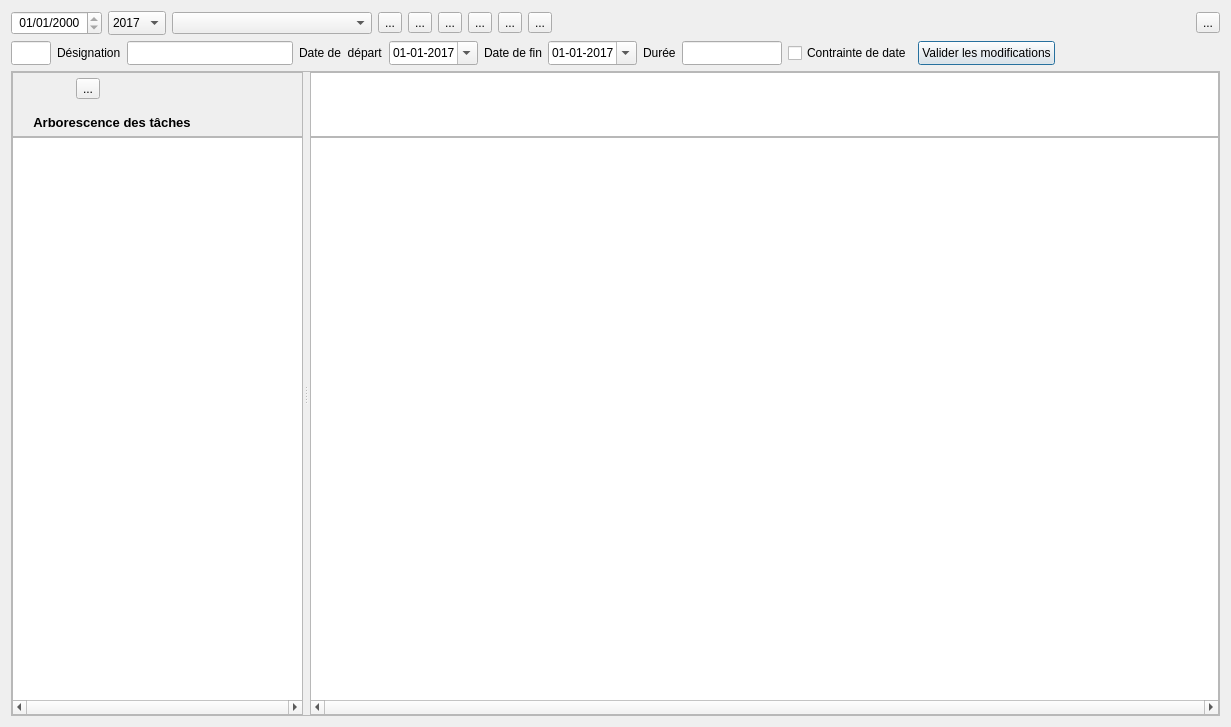
<?xml version="1.0" encoding="UTF-8"?>
<ui version="4.0">
 <class>Planner</class>
 <widget class="QDialog" name="Planner">
  <property name="geometry">
   <rect>
    <x>0</x>
    <y>0</y>
    <width>1231</width>
    <height>727</height>
   </rect>
  </property>
  <property name="windowTitle">
   <string>Diagramme de Gantt du processus de culture</string>
  </property>
  <layout class="QHBoxLayout" name="horizontalLayout_5">
   <item>
    <layout class="QVBoxLayout" name="verticalLayout_2">
     <item>
      <layout class="QHBoxLayout" name="horizontalLayout_21">
       <item>
        <widget class="QDateEdit" name="dateEdit_du_jour">
         <property name="minimumSize">
          <size>
           <width>0</width>
           <height>24</height>
          </size>
         </property>
         <property name="readOnly">
          <bool>true</bool>
         </property>
         <property name="keyboardTracking">
          <bool>false</bool>
         </property>
         <property name="currentSection">
          <enum>QDateTimeEdit::NoSection</enum>
         </property>
         <property name="displayFormat">
          <string> dd/MM/yyyy</string>
         </property>
        </widget>
       </item>
       <item>
        <widget class="QComboBox" name="comboBox_AnneeEnCours">
         <property name="minimumSize">
          <size>
           <width>0</width>
           <height>24</height>
          </size>
         </property>
         <property name="maximumSize">
          <size>
           <width>100</width>
           <height>16777215</height>
          </size>
         </property>
         <item>
          <property name="text">
           <string>2017</string>
          </property>
         </item>
         <item>
          <property name="text">
           <string>2018</string>
          </property>
         </item>
         <item>
          <property name="text">
           <string>2019</string>
          </property>
         </item>
         <item>
          <property name="text">
           <string>2020</string>
          </property>
         </item>
         <item>
          <property name="text">
           <string>2021</string>
          </property>
         </item>
         <item>
          <property name="text">
           <string>2022</string>
          </property>
         </item>
         <item>
          <property name="text">
           <string>2023</string>
          </property>
         </item>
         <item>
          <property name="text">
           <string>2024</string>
          </property>
         </item>
         <item>
          <property name="text">
           <string>2025</string>
          </property>
         </item>
         <item>
          <property name="text">
           <string>2026</string>
          </property>
         </item>
         <item>
          <property name="text">
           <string>2027</string>
          </property>
         </item>
         <item>
          <property name="text">
           <string>2028</string>
          </property>
         </item>
         <item>
          <property name="text">
           <string>2029</string>
          </property>
         </item>
         <item>
          <property name="text">
           <string>2030</string>
          </property>
         </item>
        </widget>
       </item>
       <item>
        <widget class="QComboBox" name="comboBox_phases">
         <property name="minimumSize">
          <size>
           <width>200</width>
           <height>0</height>
          </size>
         </property>
        </widget>
       </item>
       <item>
        <widget class="QToolButton" name="toolButton_ficheTaches">
         <property name="toolTip">
          <string>Fiche des tâches</string>
         </property>
         <property name="text">
          <string>...</string>
         </property>
         <property name="icon">
          <iconset resource="../libreJardin.qrc">
           <normaloff>:/images/service.png</normaloff>:/images/service.png</iconset>
         </property>
         <property name="iconSize">
          <size>
           <width>24</width>
           <height>24</height>
          </size>
         </property>
        </widget>
       </item>
       <item>
        <widget class="QToolButton" name="toolButton_ficheRessources">
         <property name="toolTip">
          <string>Fiche des ressources</string>
         </property>
         <property name="text">
          <string>...</string>
         </property>
         <property name="icon">
          <iconset resource="../libreJardin.qrc">
           <normaloff>:/images/ressources.png</normaloff>:/images/ressources.png</iconset>
         </property>
         <property name="iconSize">
          <size>
           <width>24</width>
           <height>24</height>
          </size>
         </property>
        </widget>
       </item>
       <item>
        <widget class="QToolButton" name="toolButton_ficheMoyens">
         <property name="toolTip">
          <string>Fiche des moyens</string>
         </property>
         <property name="text">
          <string>...</string>
         </property>
         <property name="icon">
          <iconset resource="../libreJardin.qrc">
           <normaloff>:/images/motoculteur.png</normaloff>:/images/motoculteur.png</iconset>
         </property>
         <property name="iconSize">
          <size>
           <width>24</width>
           <height>24</height>
          </size>
         </property>
        </widget>
       </item>
       <item>
        <widget class="QToolButton" name="toolButton_type_de_Moyens">
         <property name="toolTip">
          <string>Types de moyen</string>
         </property>
         <property name="text">
          <string>...</string>
         </property>
         <property name="icon">
          <iconset resource="../libreJardin.qrc">
           <normaloff>:/images/type_moyen.png</normaloff>:/images/type_moyen.png</iconset>
         </property>
         <property name="iconSize">
          <size>
           <width>24</width>
           <height>24</height>
          </size>
         </property>
        </widget>
       </item>
       <item>
        <widget class="QToolButton" name="toolButton_fiche_typeTaches">
         <property name="toolTip">
          <string>Types de tâches</string>
         </property>
         <property name="text">
          <string>...</string>
         </property>
         <property name="icon">
          <iconset resource="../libreJardin.qrc">
           <normaloff>:/images/settings_48.png</normaloff>:/images/settings_48.png</iconset>
         </property>
         <property name="iconSize">
          <size>
           <width>24</width>
           <height>24</height>
          </size>
         </property>
        </widget>
       </item>
       <item>
        <widget class="QToolButton" name="toolButton_Coordonnees">
         <property name="toolTip">
          <string>Coordonnées</string>
         </property>
         <property name="text">
          <string>...</string>
         </property>
         <property name="icon">
          <iconset resource="../libreJardin.qrc">
           <normaloff>:/images/adresses.png</normaloff>:/images/adresses.png</iconset>
         </property>
         <property name="iconSize">
          <size>
           <width>24</width>
           <height>24</height>
          </size>
         </property>
        </widget>
       </item>
       <item>
        <spacer name="horizontalSpacer">
         <property name="orientation">
          <enum>Qt::Horizontal</enum>
         </property>
         <property name="sizeHint" stdset="0">
          <size>
           <width>40</width>
           <height>20</height>
          </size>
         </property>
        </spacer>
       </item>
       <item>
        <widget class="QToolButton" name="toolButton_close">
         <property name="text">
          <string>...</string>
         </property>
         <property name="icon">
          <iconset resource="../libreJardin.qrc">
           <normaloff>:/images/icones/quitter.png</normaloff>:/images/icones/quitter.png</iconset>
         </property>
         <property name="iconSize">
          <size>
           <width>24</width>
           <height>24</height>
          </size>
         </property>
        </widget>
       </item>
      </layout>
     </item>
     <item>
      <layout class="QHBoxLayout" name="horizontalLayout_4">
       <item>
        <widget class="QLineEdit" name="lineEdit_id_tache">
         <property name="minimumSize">
          <size>
           <width>0</width>
           <height>24</height>
          </size>
         </property>
         <property name="maximumSize">
          <size>
           <width>40</width>
           <height>16777215</height>
          </size>
         </property>
         <property name="readOnly">
          <bool>true</bool>
         </property>
        </widget>
       </item>
       <item>
        <widget class="QLabel" name="label">
         <property name="maximumSize">
          <size>
           <width>16777215</width>
           <height>24</height>
          </size>
         </property>
         <property name="text">
          <string>Désignation</string>
         </property>
        </widget>
       </item>
       <item>
        <widget class="QLineEdit" name="lineEdit_designation">
         <property name="maximumSize">
          <size>
           <width>16777215</width>
           <height>24</height>
          </size>
         </property>
        </widget>
       </item>
       <item>
        <widget class="QLabel" name="label_3">
         <property name="maximumSize">
          <size>
           <width>16777215</width>
           <height>24</height>
          </size>
         </property>
         <property name="text">
          <string>Date de  départ</string>
         </property>
        </widget>
       </item>
       <item>
        <widget class="QDateEdit" name="dateEdit_depart">
         <property name="maximumSize">
          <size>
           <width>120</width>
           <height>24</height>
          </size>
         </property>
         <property name="inputMethodHints">
          <set>Qt::ImhFormattedNumbersOnly</set>
         </property>
         <property name="dateTime">
          <datetime>
           <hour>0</hour>
           <minute>0</minute>
           <second>0</second>
           <year>2017</year>
           <month>1</month>
           <day>1</day>
          </datetime>
         </property>
         <property name="displayFormat">
          <string>dd-MM-yyyy</string>
         </property>
         <property name="calendarPopup">
          <bool>true</bool>
         </property>
        </widget>
       </item>
       <item>
        <widget class="QLabel" name="label_4">
         <property name="maximumSize">
          <size>
           <width>16777215</width>
           <height>24</height>
          </size>
         </property>
         <property name="text">
          <string>Date de fin</string>
         </property>
        </widget>
       </item>
       <item>
        <widget class="QDateEdit" name="dateEdit_fin">
         <property name="maximumSize">
          <size>
           <width>120</width>
           <height>24</height>
          </size>
         </property>
         <property name="inputMethodHints">
          <set>Qt::ImhFormattedNumbersOnly</set>
         </property>
         <property name="dateTime">
          <datetime>
           <hour>0</hour>
           <minute>0</minute>
           <second>0</second>
           <year>2017</year>
           <month>1</month>
           <day>1</day>
          </datetime>
         </property>
         <property name="displayFormat">
          <string>dd-MM-yyyy</string>
         </property>
         <property name="calendarPopup">
          <bool>true</bool>
         </property>
        </widget>
       </item>
       <item>
        <widget class="QLabel" name="label_5">
         <property name="maximumSize">
          <size>
           <width>16777215</width>
           <height>24</height>
          </size>
         </property>
         <property name="text">
          <string>Durée</string>
         </property>
        </widget>
       </item>
       <item>
        <widget class="QLineEdit" name="lineEdit_duree">
         <property name="maximumSize">
          <size>
           <width>100</width>
           <height>24</height>
          </size>
         </property>
        </widget>
       </item>
       <item>
        <widget class="QCheckBox" name="checkBox_ContrainteDate">
         <property name="text">
          <string>Contrainte de date</string>
         </property>
        </widget>
       </item>
       <item>
        <widget class="QPushButton" name="pushButton_validerDates">
         <property name="maximumSize">
          <size>
           <width>16777215</width>
           <height>24</height>
          </size>
         </property>
         <property name="text">
          <string>Valider les modifications</string>
         </property>
        </widget>
       </item>
       <item>
        <spacer name="horizontalSpacer_2">
         <property name="orientation">
          <enum>Qt::Horizontal</enum>
         </property>
         <property name="sizeHint" stdset="0">
          <size>
           <width>40</width>
           <height>20</height>
          </size>
         </property>
        </spacer>
       </item>
      </layout>
     </item>
     <item>
      <widget class="QFrame" name="frame">
       <property name="frameShape">
        <enum>QFrame::StyledPanel</enum>
       </property>
       <property name="frameShadow">
        <enum>QFrame::Raised</enum>
       </property>
       <layout class="QHBoxLayout" name="horizontalLayout_3">
        <property name="spacing">
         <number>0</number>
        </property>
        <property name="leftMargin">
         <number>0</number>
        </property>
        <property name="topMargin">
         <number>0</number>
        </property>
        <property name="rightMargin">
         <number>0</number>
        </property>
        <property name="bottomMargin">
         <number>0</number>
        </property>
        <item>
         <layout class="QVBoxLayout" name="verticalLayout_4">
          <property name="spacing">
           <number>0</number>
          </property>
          <item>
           <widget class="QSplitter" name="splitter">
            <property name="sizePolicy">
             <sizepolicy hsizetype="Preferred" vsizetype="Preferred">
              <horstretch>0</horstretch>
              <verstretch>0</verstretch>
             </sizepolicy>
            </property>
            <property name="minimumSize">
             <size>
              <width>0</width>
              <height>600</height>
             </size>
            </property>
            <property name="orientation">
             <enum>Qt::Horizontal</enum>
            </property>
            <property name="handleWidth">
             <number>6</number>
            </property>
            <widget class="QWidget" name="layoutWidget_2">
             <layout class="QVBoxLayout" name="verticalLayout_3">
              <property name="spacing">
               <number>0</number>
              </property>
              <item>
               <widget class="QFrame" name="frame_2">
                <property name="minimumSize">
                 <size>
                  <width>0</width>
                  <height>65</height>
                 </size>
                </property>
                <property name="frameShape">
                 <enum>QFrame::StyledPanel</enum>
                </property>
                <property name="frameShadow">
                 <enum>QFrame::Raised</enum>
                </property>
                <widget class="QLabel" name="label_2">
                 <property name="geometry">
                  <rect>
                   <x>0</x>
                   <y>40</y>
                   <width>200</width>
                   <height>20</height>
                  </rect>
                 </property>
                 <property name="minimumSize">
                  <size>
                   <width>0</width>
                   <height>10</height>
                  </size>
                 </property>
                 <property name="maximumSize">
                  <size>
                   <width>200</width>
                   <height>20</height>
                  </size>
                 </property>
                 <property name="font">
                  <font>
                   <pointsize>10</pointsize>
                   <weight>75</weight>
                   <bold>true</bold>
                  </font>
                 </property>
                 <property name="layoutDirection">
                  <enum>Qt::LeftToRight</enum>
                 </property>
                 <property name="text">
                  <string>Arborescence des tâches</string>
                 </property>
                 <property name="textFormat">
                  <enum>Qt::AutoText</enum>
                 </property>
                 <property name="scaledContents">
                  <bool>true</bool>
                 </property>
                 <property name="alignment">
                  <set>Qt::AlignCenter</set>
                 </property>
                </widget>
                <widget class="QWidget" name="layoutWidget_3">
                 <property name="geometry">
                  <rect>
                   <x>0</x>
                   <y>0</y>
                   <width>152</width>
                   <height>33</height>
                  </rect>
                 </property>
                 <layout class="QHBoxLayout" name="horizontalLayout_2">
                  <item>
                   <widget class="QPushButton" name="pushButton_AjouterTache">
                    <property name="toolTip">
                     <string>Ajouter une nouvelle tache </string>
                    </property>
                    <property name="text">
                     <string/>
                    </property>
                    <property name="icon">
                     <iconset resource="../libreJardin.qrc">
                      <normaloff>:/images/add_48.png</normaloff>:/images/add_48.png</iconset>
                    </property>
                    <property name="iconSize">
                     <size>
                      <width>24</width>
                      <height>24</height>
                     </size>
                    </property>
                    <property name="flat">
                     <bool>true</bool>
                    </property>
                   </widget>
                  </item>
                  <item>
                   <widget class="QToolButton" name="toolButton_supprimerTache">
                    <property name="text">
                     <string>...</string>
                    </property>
                    <property name="icon">
                     <iconset resource="../libreJardin.qrc">
                      <normaloff>:/images/remove_48.png</normaloff>:/images/remove_48.png</iconset>
                    </property>
                    <property name="iconSize">
                     <size>
                      <width>24</width>
                      <height>24</height>
                     </size>
                    </property>
                   </widget>
                  </item>
                  <item>
                   <widget class="QPushButton" name="pushButton_editTache">
                    <property name="maximumSize">
                     <size>
                      <width>200</width>
                      <height>16777215</height>
                     </size>
                    </property>
                    <property name="toolTip">
                     <string>Editer la fiche de la tâche</string>
                    </property>
                    <property name="text">
                     <string/>
                    </property>
                    <property name="icon">
                     <iconset resource="../libreJardin.qrc">
                      <normaloff>:/images/pen_48.png</normaloff>:/images/pen_48.png</iconset>
                    </property>
                    <property name="iconSize">
                     <size>
                      <width>24</width>
                      <height>24</height>
                     </size>
                    </property>
                    <property name="flat">
                     <bool>true</bool>
                    </property>
                   </widget>
                  </item>
                 </layout>
                </widget>
               </widget>
              </item>
              <item>
               <widget class="QTreeView" name="treeView_taches">
                <property name="minimumSize">
                 <size>
                  <width>0</width>
                  <height>200</height>
                 </size>
                </property>
                <property name="maximumSize">
                 <size>
                  <width>16777215</width>
                  <height>16777215</height>
                 </size>
                </property>
                <property name="autoFillBackground">
                 <bool>true</bool>
                </property>
                <property name="styleSheet">
                 <string notr="true">QTreeView {
    show-decoration-selected: 1;
}

QTreeView::item {
     border: 1px solid #d9d9d9;
    border-top-color: transparent;
    border-bottom-color: transparent;
}

QTreeView::item:hover {
    background: qlineargradient(x1: 0, y1: 0, x2: 0, y2: 1, stop: 0 #e7effd, stop: 1 #cbdaf1);
    border: 1px solid #bfcde4;
}

QTreeView::item:selected {
    border: 1px solid #567dbc;
}

QTreeView::item:selected:active{
    background-color: rgb(0, 170, 255);
}

QTreeView::item:selected:!active {
    background: qlineargradient(x1: 0, y1: 0, x2: 0, y2: 1, stop: 0 #6b9be8, stop: 1 #577fbf);
}




</string>
                </property>
                <property name="verticalScrollBarPolicy">
                 <enum>Qt::ScrollBarAsNeeded</enum>
                </property>
                <property name="horizontalScrollBarPolicy">
                 <enum>Qt::ScrollBarAlwaysOn</enum>
                </property>
                <property name="alternatingRowColors">
                 <bool>true</bool>
                </property>
                <property name="selectionMode">
                 <enum>QAbstractItemView::SingleSelection</enum>
                </property>
                <property name="autoExpandDelay">
                 <number>-1</number>
                </property>
                <property name="rootIsDecorated">
                 <bool>false</bool>
                </property>
                <property name="uniformRowHeights">
                 <bool>true</bool>
                </property>
                <property name="itemsExpandable">
                 <bool>true</bool>
                </property>
                <property name="headerHidden">
                 <bool>true</bool>
                </property>
                <property name="expandsOnDoubleClick">
                 <bool>false</bool>
                </property>
               </widget>
              </item>
             </layout>
            </widget>
            <widget class="QWidget" name="layoutWidget_4">
             <layout class="QHBoxLayout" name="horizontalLayout">
              <property name="spacing">
               <number>0</number>
              </property>
              <property name="leftMargin">
               <number>1</number>
              </property>
              <item>
               <layout class="QVBoxLayout" name="verticalLayout">
                <property name="spacing">
                 <number>0</number>
                </property>
                <item>
                 <widget class="QGraphicsView" name="graphicsView_planning3">
                  <property name="minimumSize">
                   <size>
                    <width>750</width>
                    <height>65</height>
                   </size>
                  </property>
                  <property name="maximumSize">
                   <size>
                    <width>16777215</width>
                    <height>65</height>
                   </size>
                  </property>
                  <property name="frameShape">
                   <enum>QFrame::StyledPanel</enum>
                  </property>
                  <property name="frameShadow">
                   <enum>QFrame::Raised</enum>
                  </property>
                  <property name="lineWidth">
                   <number>0</number>
                  </property>
                  <property name="verticalScrollBarPolicy">
                   <enum>Qt::ScrollBarAlwaysOff</enum>
                  </property>
                  <property name="horizontalScrollBarPolicy">
                   <enum>Qt::ScrollBarAlwaysOff</enum>
                  </property>
                 </widget>
                </item>
                <item>
                 <widget class="QGraphicsView" name="graphicsView_planning">
                  <property name="minimumSize">
                   <size>
                    <width>800</width>
                    <height>200</height>
                   </size>
                  </property>
                  <property name="sizeIncrement">
                   <size>
                    <width>0</width>
                    <height>0</height>
                   </size>
                  </property>
                  <property name="baseSize">
                   <size>
                    <width>0</width>
                    <height>0</height>
                   </size>
                  </property>
                  <property name="frameShadow">
                   <enum>QFrame::Plain</enum>
                  </property>
                  <property name="lineWidth">
                   <number>0</number>
                  </property>
                  <property name="verticalScrollBarPolicy">
                   <enum>Qt::ScrollBarAlwaysOff</enum>
                  </property>
                  <property name="horizontalScrollBarPolicy">
                   <enum>Qt::ScrollBarAlwaysOn</enum>
                  </property>
                  <property name="alignment">
                   <set>Qt::AlignLeading|Qt::AlignLeft|Qt::AlignTop</set>
                  </property>
                 </widget>
                </item>
               </layout>
              </item>
             </layout>
            </widget>
           </widget>
          </item>
         </layout>
        </item>
       </layout>
      </widget>
     </item>
    </layout>
   </item>
  </layout>
 </widget>
 <resources>
  <include location="../libreJardin.qrc"/>
 </resources>
 <connections/>
</ui>
